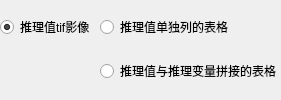
       <widget class="QWidget" name="result_rb_group_qw" native="true">
        <property name="sizePolicy">
         <sizepolicy hsizetype="Preferred" vsizetype="Preferred">
          <horstretch>0</horstretch>
          <verstretch>0</verstretch>
         </sizepolicy>
        </property>
        <property name="minimumSize">
         <size>
          <width>0</width>
          <height>0</height>
         </size>
        </property>
        <layout class="QGridLayout" name="gridLayout_4">
         <property name="leftMargin">
          <number>0</number>
         </property>
         <property name="topMargin">
          <number>0</number>
         </property>
         <property name="rightMargin">
          <number>0</number>
         </property>
         <property name="bottomMargin">
          <number>0</number>
         </property>
         <property name="spacing">
          <number>5</number>
         </property>
         <item row="0" column="1">
          <widget class="QRadioButton" name="single_csv_rb">
           <property name="text">
            <string>推理值单独列的表格</string>
           </property>
           <property name="checked">
            <bool>false</bool>
           </property>
          </widget>
         </item>
         <item row="1" column="1">
          <widget class="QRadioButton" name="concat_csv_rb">
           <property name="text">
            <string>推理值与推理变量拼接的表格</string>
           </property>
          </widget>
         </item>
         <item row="0" column="0">
          <widget class="QRadioButton" name="tif_rb">
           <property name="text">
            <string>推理值tif影像</string>
           </property>
           <property name="checked">
            <bool>true</bool>
           </property>
          </widget>
         </item>
        </layout>
       </widget>
